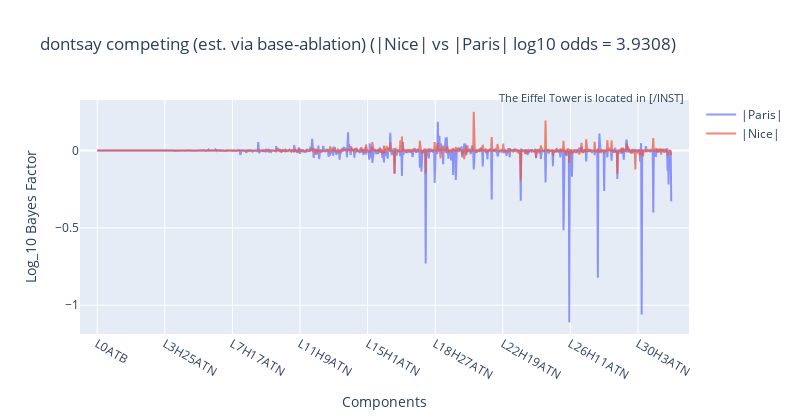

Notebook code for this chart:
### Code cell
for ld, title in [
    (ld_comp_base, "dontsay competing (est. via base-ablation)"),
]:
    orig_logits = ld.pd.final_logits
    logits, labels = ld.get_logits_and_labels()

    orig_log_odds = orig_logits.softmax(dim=-1).logit()
    orig_log_odds_diff = (
        orig_logits[pd_comp.ml_token] - orig_logits[pd_base.ml_token]
    )
    log_odds = logits.softmax(dim=-1).logit()

    utils.plot_head_data(
        lines=[
            (
                f"|{pd_base.ml_str}|",
                (orig_log_odds - log_odds)[:, pd_base.ml_token] / np.log(10),
                labels,
            ),
            (
                f"|{pd_comp.ml_str}|",
                (orig_log_odds - log_odds)[:, pd_comp.ml_token] / np.log(10),
                labels,
            ),
        ],
        annotation_text=ld.pd.prompt.split("\n")[-1],
        title=title
        + f"\n(|{pd_comp.ml_str}| vs |{pd_base.ml_str}| log10 odds = {orig_log_odds_diff / np.log(10):.4f})",
        yaxis_title="Log_10 Bayes Factor",
        xaxis_title="Components",
        height=420,
        width=800,
    ).show()

### Figure 1 — Plotly figure (JSON) as saved in the notebook; plotly's stock layout.template omitted (floating-point values rounded to 4 significant figures; data arrays with more than 128 entries replaced by an {"elided": "..."} marker saying what was removed)
{"data": [{"mode": "lines", "name": "|Paris|", "opacity": 0.7, "type": "scatter", "x": {"elided": "1088 str values"}, "y": {"elided": "1088 float values"}}, {"mode": "lines", "name": "|Nice|", "opacity": 0.7, "type": "scatter", "x": {"elided": "1088 str values"}, "y": {"elided": "1088 float values"}}], "layout": {"annotations": [{"font": {"size": 11}, "showarrow": false, "text": "The Eiffel Tower is located in [/INST] ", "x": 1, "xref": "paper", "y": 1.05, "yref": "paper"}], "height": 420, "hovermode": "x unified", "showlegend": true, "title": {"text": "dontsay competing (est. via base-ablation)\n(|Nice| vs |Paris| log10 odds = 3.9308)"}, "width": 800, "xaxis": {"range": [-32.64, 1121.0], "ticktext": ["L0ATB", "L3H25ATN", "L7H17ATN", "L11H9ATN", "L15H1ATN", "L18H27ATN", "L22H19ATN", "L26H11ATN", "L30H3ATN"], "tickvals": [0, 128, 256, 384, 512, 640, 768, 896, 1024], "title": {"text": "Components"}}, "yaxis": {"title": {"text": "Log_10 Bayes Factor"}}}}
